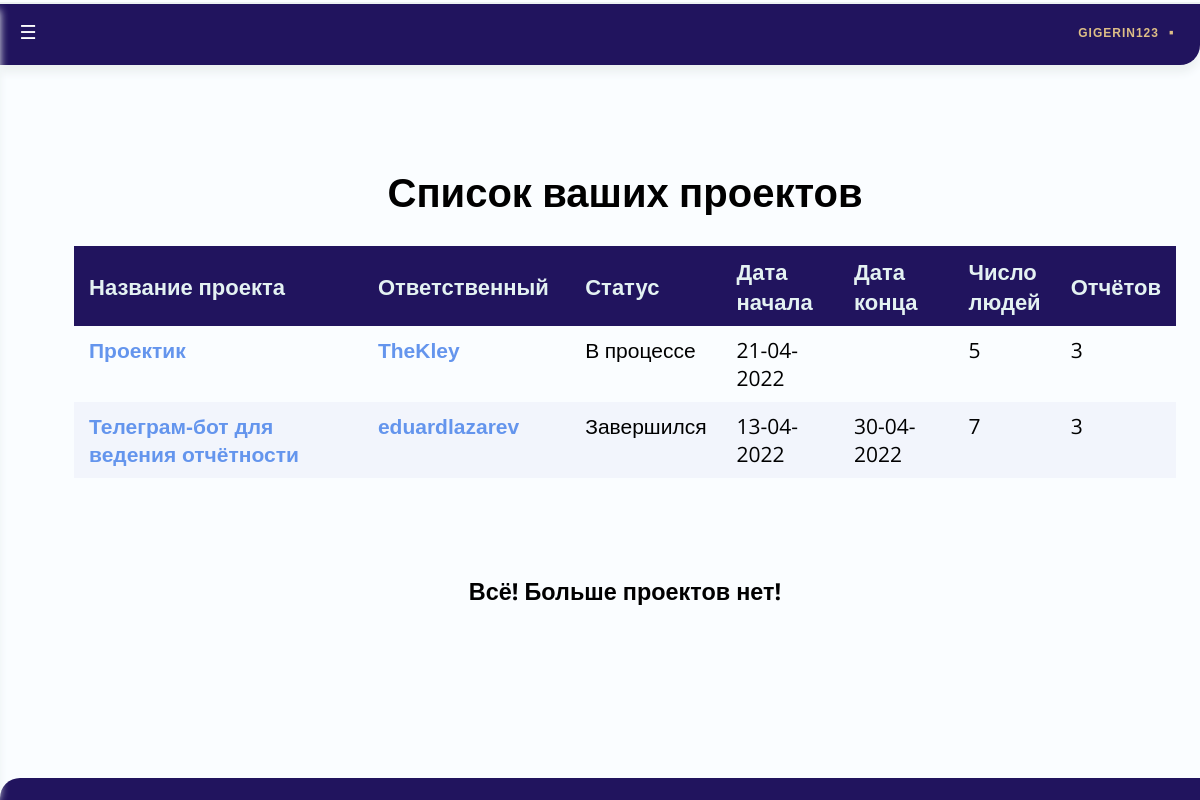
The page /TeleBot/projects/ (signed in) on the database as committed earlier.
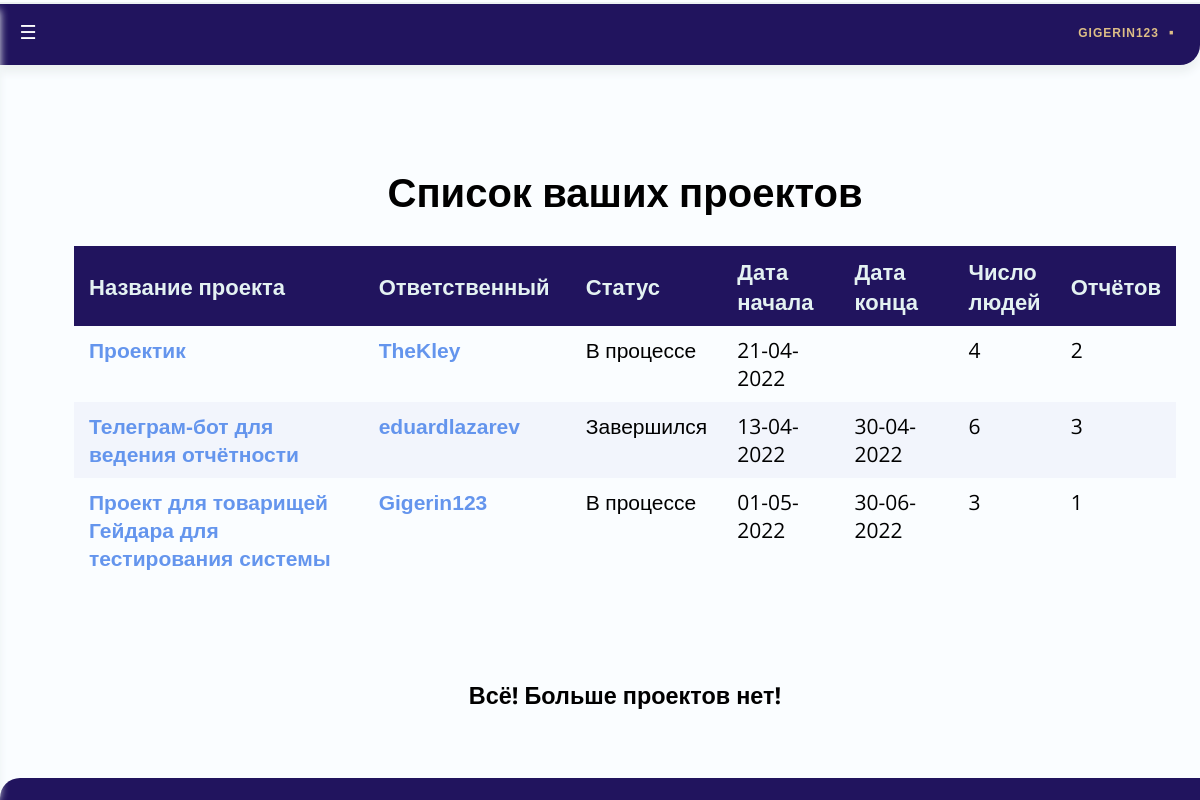
The same page on the database as committed later.
### Projects/models.py (models this page shows, shortened)
class Project(models.Model):
	name = models.CharField(unique = True, max_length=200)
	start_date = models.DateField(default = datetime.now, null=True, blank=True)
	end_date = models.DateField(null=True, blank=True)
	users = models.ManyToManyField(User)
	responsible_user = models.ForeignKey(User, related_name="responsible", on_delete=models.SET_NULL, null=True)
	def get_absolute_url(self):
		return reverse('project-detail', args=[str(self.id)])
	def status(self):
		if not self.start_date or date.today()< self.start_date:
			return 'Не начался'
		if self.end_date is None or self.start_date <= date.today() < self.end_date:
			return 'В процессе'
		if date.today() >= self.end_date:
			return 'Завершился'

### Users/models.py (models this page shows, shortened)
class User(AbstractUser):
	personal_token = models.UUIDField(default=uuid.uuid4, help_text="Unique ID for this particular book across whole library")
	telegram_id = models.BigIntegerField(primary_key=True, unique=True)
	def __str__(self):
		return self.username
	def get_absolute_url(self):
		return reverse('user-detail', args=[str(self.telegram_id)])
	def is_verified(self):
		return (self.is_active) or (self.is_staff)

### Projects/views.py (the view)
@user_passes_test(User.is_verified)
def project_list(request):
	project_list = Project.objects.order_by("end_date", "start_date")
	return render(
		request,
		'Projects/project_list.html',
		context = {'project_list': project_list})

### TeleBot/templates/Projects/project_list.html (shortened to what this page needs)
{% extends "base_generic.html" %}
{% block head %}
{% load static %}
{% endblock %}
{% block content %}
	<br>
	<h1 align = center>Список {% if user.is_staff %}всех{% else %}ваших{% endif %} проектов</h1>
    {% if project_list and user.is_staff or user.project_set.all.count %}
	<table align = center width = 85% cellspacing="0" id="myTable" class="table">
    <thead>
		<tr>
			<th width = 30% onclick="sortTable(0)" align=left>Название проекта        </th>
			<th width = 19% onclick="sortTable(1)" align=left>Ответственный</th>
			<th width = 10% onclick="sortTable(2)">Статус</th>
			<th width = 11% onclick="sortTable(3)">Дата<br>начала</th>
			<th width = 11% onclick="sortTable(4)">Дата<br>конца</th>
			<th width = 9% onclick="sortTable(5)">Число<br>людей</th>
			<th width = 9% onclick="sortTable(6)">Отчётов</th>
		</tr>
    </thead>
        <tbody>
      {% for project in project_list %}
	  {% if user.is_staff or user in project.users.all %}
      <tr>
        <td><a class="mya" href="{{ project.get_absolute_url }}">{{ project.name }}</a></td>
		<td><a class="mya" href="{{ project.responsible_user.get_absolute_url }}">{{project.responsible_user}}</a></td>
		<td align=center>{{project.status}}</td>
		<td align=center>{{project.start_date|date:'d-m-Y'}}</td>
		<td align=center>{{project.end_date|date:'d-m-Y'}}</td>
		<td align=center>{{project.users.all.count}}</td>
		<td align=center>{{project.report_set.all.count}}</td>
      </tr>
	  {% endif %}
      {% endfor %}
      </tbody>
	</table>
	<br><br>
	<h3 align = center> Всё! Больше проектов нет! </h2>
    {% else %}
	<br><br><br><br><br><br><br><br>
      <h4 align = center>Должен быть здесь в таблице. Только он пуст</h4>
    {% endif %}
{% endblock %}

Rows that differ between the two databases and show on the page:
computed for Project "Проектик": users.all.count "5" → "4"; report_set.all.count "3" → "2"
computed for Project "Телеграм-бот для ведения отчётности": users.all.count "7" → "6"
added Project: name "Проект для товарищей Гейдара для тестирования системы", responsible_user "Gigerin123", status "В процессе", start_date "01-05-2022", end_date "30-06-2022", users.all.count "3", report_set.all.count "1"
